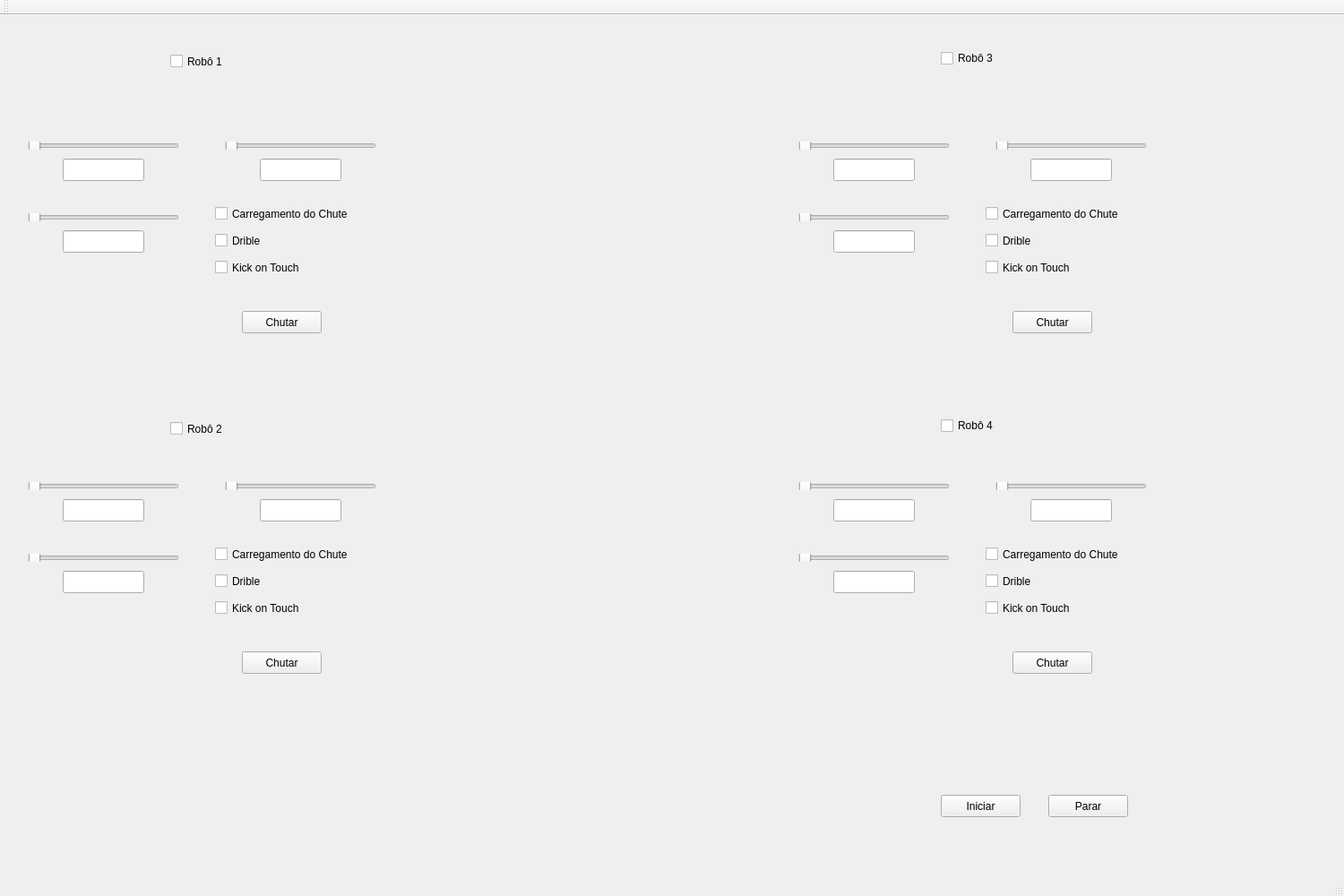
<?xml version="1.0" encoding="UTF-8"?>
<ui version="4.0">
 <class>Brennand</class>
 <widget class="QMainWindow" name="Brennand">
  <property name="geometry">
   <rect>
    <x>0</x>
    <y>0</y>
    <width>1500</width>
    <height>1000</height>
   </rect>
  </property>
  <property name="minimumSize">
   <size>
    <width>1500</width>
    <height>600</height>
   </size>
  </property>
  <property name="maximumSize">
   <size>
    <width>1500</width>
    <height>1000</height>
   </size>
  </property>
  <property name="baseSize">
   <size>
    <width>0</width>
    <height>0</height>
   </size>
  </property>
  <property name="windowTitle">
   <string>Brennand</string>
  </property>
  <widget class="QWidget" name="centralWidget">
   <widget class="QPushButton" name="iniciar_Button">
    <property name="enabled">
     <bool>true</bool>
    </property>
    <property name="geometry">
     <rect>
      <x>1050</x>
      <y>870</y>
      <width>89</width>
      <height>25</height>
     </rect>
    </property>
    <property name="text">
     <string>Iniciar</string>
    </property>
    <property name="checkable">
     <bool>false</bool>
    </property>
    <property name="checked">
     <bool>false</bool>
    </property>
   </widget>
   <widget class="QWidget" name="verticalLayoutWidget">
    <property name="geometry">
     <rect>
      <x>20</x>
      <y>130</y>
      <width>191</width>
      <height>31</height>
     </rect>
    </property>
    <layout class="QVBoxLayout" name="verticalLayout">
     <item>
      <widget class="QSlider" name="slider_motor1">
       <property name="orientation">
        <enum>Qt::Horizontal</enum>
       </property>
      </widget>
     </item>
    </layout>
   </widget>
   <widget class="QLineEdit" name="vel_Motor1">
    <property name="geometry">
     <rect>
      <x>70</x>
      <y>160</y>
      <width>91</width>
      <height>25</height>
     </rect>
    </property>
    <property name="readOnly">
     <bool>true</bool>
    </property>
   </widget>
   <widget class="QLineEdit" name="vel_Motor2">
    <property name="geometry">
     <rect>
      <x>70</x>
      <y>240</y>
      <width>91</width>
      <height>25</height>
     </rect>
    </property>
    <property name="readOnly">
     <bool>true</bool>
    </property>
   </widget>
   <widget class="QWidget" name="verticalLayoutWidget_2">
    <property name="geometry">
     <rect>
      <x>20</x>
      <y>210</y>
      <width>191</width>
      <height>31</height>
     </rect>
    </property>
    <layout class="QVBoxLayout" name="verticalLayout_2">
     <item>
      <widget class="QSlider" name="slider_motor2">
       <property name="maximum">
        <number>255</number>
       </property>
       <property name="singleStep">
        <number>5</number>
       </property>
       <property name="orientation">
        <enum>Qt::Horizontal</enum>
       </property>
      </widget>
     </item>
    </layout>
   </widget>
   <widget class="QLineEdit" name="vel_Motor3">
    <property name="geometry">
     <rect>
      <x>290</x>
      <y>160</y>
      <width>91</width>
      <height>25</height>
     </rect>
    </property>
    <property name="readOnly">
     <bool>true</bool>
    </property>
   </widget>
   <widget class="QWidget" name="verticalLayoutWidget_3">
    <property name="geometry">
     <rect>
      <x>240</x>
      <y>130</y>
      <width>191</width>
      <height>31</height>
     </rect>
    </property>
    <layout class="QVBoxLayout" name="verticalLayout_3">
     <item>
      <widget class="QSlider" name="slider_motor3">
       <property name="singleStep">
        <number>255</number>
       </property>
       <property name="orientation">
        <enum>Qt::Horizontal</enum>
       </property>
      </widget>
     </item>
    </layout>
   </widget>
   <widget class="QWidget" name="verticalLayoutWidget_4">
    <property name="geometry">
     <rect>
      <x>290</x>
      <y>110</y>
      <width>91</width>
      <height>21</height>
     </rect>
    </property>
    <layout class="QVBoxLayout" name="verticalLayout_4">
     <item>
      <widget class="QLabel" name="label">
       <property name="text">
        <string>Motor 3</string>
       </property>
       <property name="alignment">
        <set>Qt::AlignCenter</set>
       </property>
      </widget>
     </item>
    </layout>
   </widget>
   <widget class="QWidget" name="verticalLayoutWidget_5">
    <property name="geometry">
     <rect>
      <x>70</x>
      <y>190</y>
      <width>91</width>
      <height>21</height>
     </rect>
    </property>
    <layout class="QVBoxLayout" name="verticalLayout_6">
     <item>
      <widget class="QLabel" name="label_3">
       <property name="text">
        <string>Motor 2</string>
       </property>
       <property name="alignment">
        <set>Qt::AlignCenter</set>
       </property>
      </widget>
     </item>
    </layout>
   </widget>
   <widget class="QWidget" name="verticalLayoutWidget_6">
    <property name="geometry">
     <rect>
      <x>70</x>
      <y>110</y>
      <width>91</width>
      <height>21</height>
     </rect>
    </property>
    <layout class="QVBoxLayout" name="verticalLayout_7">
     <item>
      <widget class="QLabel" name="label_4">
       <property name="text">
        <string>Motor 1</string>
       </property>
       <property name="alignment">
        <set>Qt::AlignCenter</set>
       </property>
      </widget>
     </item>
    </layout>
   </widget>
   <widget class="QCheckBox" name="checkBox">
    <property name="geometry">
     <rect>
      <x>240</x>
      <y>210</y>
      <width>191</width>
      <height>23</height>
     </rect>
    </property>
    <property name="text">
     <string>Carregamento do Chute</string>
    </property>
   </widget>
   <widget class="QCheckBox" name="checkBox_2">
    <property name="geometry">
     <rect>
      <x>240</x>
      <y>240</y>
      <width>92</width>
      <height>23</height>
     </rect>
    </property>
    <property name="text">
     <string>Drible</string>
    </property>
   </widget>
   <widget class="QPushButton" name="kickButton">
    <property name="geometry">
     <rect>
      <x>270</x>
      <y>330</y>
      <width>89</width>
      <height>25</height>
     </rect>
    </property>
    <property name="text">
     <string>Chutar</string>
    </property>
   </widget>
   <widget class="QPushButton" name="parar_Button">
    <property name="enabled">
     <bool>true</bool>
    </property>
    <property name="geometry">
     <rect>
      <x>1170</x>
      <y>870</y>
      <width>89</width>
      <height>25</height>
     </rect>
    </property>
    <property name="text">
     <string>Parar</string>
    </property>
    <property name="checkable">
     <bool>false</bool>
    </property>
    <property name="checked">
     <bool>false</bool>
    </property>
   </widget>
   <widget class="QCheckBox" name="checkBox_3">
    <property name="geometry">
     <rect>
      <x>240</x>
      <y>270</y>
      <width>181</width>
      <height>23</height>
     </rect>
    </property>
    <property name="text">
     <string>Kick on Touch</string>
    </property>
   </widget>
   <widget class="QLabel" name="maraca_Logo">
    <property name="geometry">
     <rect>
      <x>60</x>
      <y>770</y>
      <width>211</width>
      <height>181</height>
     </rect>
    </property>
    <property name="text">
     <string/>
    </property>
    <property name="textFormat">
     <enum>Qt::PlainText</enum>
    </property>
    <property name="pixmap">
     <pixmap>maracaTeste.png</pixmap>
    </property>
    <property name="scaledContents">
     <bool>true</bool>
    </property>
    <property name="alignment">
     <set>Qt::AlignCenter</set>
    </property>
   </widget>
   <widget class="QCheckBox" name="checkBox_4">
    <property name="geometry">
     <rect>
      <x>1100</x>
      <y>210</y>
      <width>191</width>
      <height>23</height>
     </rect>
    </property>
    <property name="text">
     <string>Carregamento do Chute</string>
    </property>
   </widget>
   <widget class="QPushButton" name="kickButton_2">
    <property name="geometry">
     <rect>
      <x>1130</x>
      <y>330</y>
      <width>89</width>
      <height>25</height>
     </rect>
    </property>
    <property name="text">
     <string>Chutar</string>
    </property>
   </widget>
   <widget class="QLineEdit" name="vel_Motor3_2">
    <property name="geometry">
     <rect>
      <x>1150</x>
      <y>160</y>
      <width>91</width>
      <height>25</height>
     </rect>
    </property>
    <property name="readOnly">
     <bool>true</bool>
    </property>
   </widget>
   <widget class="QLineEdit" name="vel_Motor2_2">
    <property name="geometry">
     <rect>
      <x>930</x>
      <y>240</y>
      <width>91</width>
      <height>25</height>
     </rect>
    </property>
    <property name="readOnly">
     <bool>true</bool>
    </property>
   </widget>
   <widget class="QWidget" name="verticalLayoutWidget_7">
    <property name="geometry">
     <rect>
      <x>880</x>
      <y>130</y>
      <width>191</width>
      <height>31</height>
     </rect>
    </property>
    <layout class="QVBoxLayout" name="verticalLayout_8">
     <item>
      <widget class="QSlider" name="slider_motor1_3">
       <property name="orientation">
        <enum>Qt::Horizontal</enum>
       </property>
      </widget>
     </item>
    </layout>
   </widget>
   <widget class="QWidget" name="verticalLayoutWidget_8">
    <property name="geometry">
     <rect>
      <x>930</x>
      <y>190</y>
      <width>91</width>
      <height>21</height>
     </rect>
    </property>
    <layout class="QVBoxLayout" name="verticalLayout_9">
     <item>
      <widget class="QLabel" name="label_5">
       <property name="text">
        <string>Motor 2</string>
       </property>
       <property name="alignment">
        <set>Qt::AlignCenter</set>
       </property>
      </widget>
     </item>
    </layout>
   </widget>
   <widget class="QWidget" name="verticalLayoutWidget_9">
    <property name="geometry">
     <rect>
      <x>1100</x>
      <y>130</y>
      <width>191</width>
      <height>31</height>
     </rect>
    </property>
    <layout class="QVBoxLayout" name="verticalLayout_10">
     <item>
      <widget class="QSlider" name="slider_motor3_3">
       <property name="singleStep">
        <number>255</number>
       </property>
       <property name="orientation">
        <enum>Qt::Horizontal</enum>
       </property>
      </widget>
     </item>
    </layout>
   </widget>
   <widget class="QCheckBox" name="checkBox_5">
    <property name="geometry">
     <rect>
      <x>1100</x>
      <y>270</y>
      <width>181</width>
      <height>23</height>
     </rect>
    </property>
    <property name="text">
     <string>Kick on Touch</string>
    </property>
   </widget>
   <widget class="QWidget" name="verticalLayoutWidget_10">
    <property name="geometry">
     <rect>
      <x>880</x>
      <y>210</y>
      <width>191</width>
      <height>31</height>
     </rect>
    </property>
    <layout class="QVBoxLayout" name="verticalLayout_11">
     <item>
      <widget class="QSlider" name="slider_motor2_3">
       <property name="maximum">
        <number>255</number>
       </property>
       <property name="singleStep">
        <number>5</number>
       </property>
       <property name="orientation">
        <enum>Qt::Horizontal</enum>
       </property>
      </widget>
     </item>
    </layout>
   </widget>
   <widget class="QCheckBox" name="checkBox_6">
    <property name="geometry">
     <rect>
      <x>1100</x>
      <y>240</y>
      <width>92</width>
      <height>23</height>
     </rect>
    </property>
    <property name="text">
     <string>Drible</string>
    </property>
   </widget>
   <widget class="QWidget" name="verticalLayoutWidget_11">
    <property name="geometry">
     <rect>
      <x>1150</x>
      <y>110</y>
      <width>91</width>
      <height>21</height>
     </rect>
    </property>
    <layout class="QVBoxLayout" name="verticalLayout_12">
     <item>
      <widget class="QLabel" name="label_6">
       <property name="text">
        <string>Motor 3</string>
       </property>
       <property name="alignment">
        <set>Qt::AlignCenter</set>
       </property>
      </widget>
     </item>
    </layout>
   </widget>
   <widget class="QWidget" name="verticalLayoutWidget_12">
    <property name="geometry">
     <rect>
      <x>930</x>
      <y>110</y>
      <width>91</width>
      <height>21</height>
     </rect>
    </property>
    <layout class="QVBoxLayout" name="verticalLayout_13">
     <item>
      <widget class="QLabel" name="label_7">
       <property name="text">
        <string>Motor 1</string>
       </property>
       <property name="alignment">
        <set>Qt::AlignCenter</set>
       </property>
      </widget>
     </item>
    </layout>
   </widget>
   <widget class="QLineEdit" name="vel_Motor1_2">
    <property name="geometry">
     <rect>
      <x>930</x>
      <y>160</y>
      <width>91</width>
      <height>25</height>
     </rect>
    </property>
    <property name="readOnly">
     <bool>true</bool>
    </property>
   </widget>
   <widget class="QLineEdit" name="vel_Motor1_3">
    <property name="geometry">
     <rect>
      <x>930</x>
      <y>540</y>
      <width>91</width>
      <height>25</height>
     </rect>
    </property>
    <property name="readOnly">
     <bool>true</bool>
    </property>
   </widget>
   <widget class="QPushButton" name="kickButton_3">
    <property name="geometry">
     <rect>
      <x>270</x>
      <y>710</y>
      <width>89</width>
      <height>25</height>
     </rect>
    </property>
    <property name="text">
     <string>Chutar</string>
    </property>
   </widget>
   <widget class="QCheckBox" name="checkBox_7">
    <property name="geometry">
     <rect>
      <x>240</x>
      <y>590</y>
      <width>191</width>
      <height>23</height>
     </rect>
    </property>
    <property name="text">
     <string>Carregamento do Chute</string>
    </property>
   </widget>
   <widget class="QLineEdit" name="vel_Motor3_3">
    <property name="geometry">
     <rect>
      <x>290</x>
      <y>540</y>
      <width>91</width>
      <height>25</height>
     </rect>
    </property>
    <property name="readOnly">
     <bool>true</bool>
    </property>
   </widget>
   <widget class="QLineEdit" name="vel_Motor2_3">
    <property name="geometry">
     <rect>
      <x>70</x>
      <y>620</y>
      <width>91</width>
      <height>25</height>
     </rect>
    </property>
    <property name="readOnly">
     <bool>false</bool>
    </property>
   </widget>
   <widget class="QWidget" name="verticalLayoutWidget_13">
    <property name="geometry">
     <rect>
      <x>1100</x>
      <y>510</y>
      <width>191</width>
      <height>31</height>
     </rect>
    </property>
    <layout class="QVBoxLayout" name="verticalLayout_14">
     <item>
      <widget class="QSlider" name="slider_motor3_4">
       <property name="singleStep">
        <number>255</number>
       </property>
       <property name="orientation">
        <enum>Qt::Horizontal</enum>
       </property>
      </widget>
     </item>
    </layout>
   </widget>
   <widget class="QWidget" name="verticalLayoutWidget_14">
    <property name="geometry">
     <rect>
      <x>20</x>
      <y>510</y>
      <width>191</width>
      <height>31</height>
     </rect>
    </property>
    <layout class="QVBoxLayout" name="verticalLayout_15">
     <item>
      <widget class="QSlider" name="slider_motor1_2">
       <property name="orientation">
        <enum>Qt::Horizontal</enum>
       </property>
      </widget>
     </item>
    </layout>
   </widget>
   <widget class="QLineEdit" name="vel_Motor3_4">
    <property name="geometry">
     <rect>
      <x>1150</x>
      <y>540</y>
      <width>91</width>
      <height>25</height>
     </rect>
    </property>
    <property name="readOnly">
     <bool>true</bool>
    </property>
   </widget>
   <widget class="QCheckBox" name="checkBox_8">
    <property name="geometry">
     <rect>
      <x>1100</x>
      <y>650</y>
      <width>181</width>
      <height>23</height>
     </rect>
    </property>
    <property name="text">
     <string>Kick on Touch</string>
    </property>
   </widget>
   <widget class="QWidget" name="verticalLayoutWidget_15">
    <property name="geometry">
     <rect>
      <x>930</x>
      <y>490</y>
      <width>91</width>
      <height>21</height>
     </rect>
    </property>
    <layout class="QVBoxLayout" name="verticalLayout_16">
     <item>
      <widget class="QLabel" name="label_8">
       <property name="text">
        <string>Motor 1</string>
       </property>
       <property name="alignment">
        <set>Qt::AlignCenter</set>
       </property>
      </widget>
     </item>
    </layout>
   </widget>
   <widget class="QWidget" name="verticalLayoutWidget_16">
    <property name="geometry">
     <rect>
      <x>880</x>
      <y>510</y>
      <width>191</width>
      <height>31</height>
     </rect>
    </property>
    <layout class="QVBoxLayout" name="verticalLayout_17">
     <item>
      <widget class="QSlider" name="slider_motor1_4">
       <property name="orientation">
        <enum>Qt::Horizontal</enum>
       </property>
      </widget>
     </item>
    </layout>
   </widget>
   <widget class="QCheckBox" name="checkBox_9">
    <property name="geometry">
     <rect>
      <x>1100</x>
      <y>590</y>
      <width>191</width>
      <height>23</height>
     </rect>
    </property>
    <property name="text">
     <string>Carregamento do Chute</string>
    </property>
   </widget>
   <widget class="QWidget" name="verticalLayoutWidget_17">
    <property name="geometry">
     <rect>
      <x>70</x>
      <y>570</y>
      <width>91</width>
      <height>21</height>
     </rect>
    </property>
    <layout class="QVBoxLayout" name="verticalLayout_18">
     <item>
      <widget class="QLabel" name="label_9">
       <property name="text">
        <string>Motor 2</string>
       </property>
       <property name="alignment">
        <set>Qt::AlignCenter</set>
       </property>
      </widget>
     </item>
    </layout>
   </widget>
   <widget class="QWidget" name="verticalLayoutWidget_18">
    <property name="geometry">
     <rect>
      <x>930</x>
      <y>570</y>
      <width>91</width>
      <height>21</height>
     </rect>
    </property>
    <layout class="QVBoxLayout" name="verticalLayout_19">
     <item>
      <widget class="QLabel" name="label_10">
       <property name="text">
        <string>Motor 2</string>
       </property>
       <property name="alignment">
        <set>Qt::AlignCenter</set>
       </property>
      </widget>
     </item>
    </layout>
   </widget>
   <widget class="QWidget" name="verticalLayoutWidget_19">
    <property name="geometry">
     <rect>
      <x>240</x>
      <y>510</y>
      <width>191</width>
      <height>31</height>
     </rect>
    </property>
    <layout class="QVBoxLayout" name="verticalLayout_20">
     <item>
      <widget class="QSlider" name="slider_motor3_2">
       <property name="singleStep">
        <number>255</number>
       </property>
       <property name="orientation">
        <enum>Qt::Horizontal</enum>
       </property>
      </widget>
     </item>
    </layout>
   </widget>
   <widget class="QPushButton" name="kickButton_4">
    <property name="geometry">
     <rect>
      <x>1130</x>
      <y>710</y>
      <width>89</width>
      <height>25</height>
     </rect>
    </property>
    <property name="text">
     <string>Chutar</string>
    </property>
   </widget>
   <widget class="QCheckBox" name="checkBox_10">
    <property name="geometry">
     <rect>
      <x>1100</x>
      <y>620</y>
      <width>92</width>
      <height>23</height>
     </rect>
    </property>
    <property name="text">
     <string>Drible</string>
    </property>
   </widget>
   <widget class="QCheckBox" name="checkBox_11">
    <property name="geometry">
     <rect>
      <x>240</x>
      <y>650</y>
      <width>181</width>
      <height>23</height>
     </rect>
    </property>
    <property name="text">
     <string>Kick on Touch</string>
    </property>
   </widget>
   <widget class="QWidget" name="verticalLayoutWidget_20">
    <property name="geometry">
     <rect>
      <x>1150</x>
      <y>490</y>
      <width>91</width>
      <height>21</height>
     </rect>
    </property>
    <layout class="QVBoxLayout" name="verticalLayout_21">
     <item>
      <widget class="QLabel" name="label_11">
       <property name="text">
        <string>Motor 3</string>
       </property>
       <property name="alignment">
        <set>Qt::AlignCenter</set>
       </property>
      </widget>
     </item>
    </layout>
   </widget>
   <widget class="QWidget" name="verticalLayoutWidget_21">
    <property name="geometry">
     <rect>
      <x>880</x>
      <y>590</y>
      <width>191</width>
      <height>31</height>
     </rect>
    </property>
    <layout class="QVBoxLayout" name="verticalLayout_22">
     <item>
      <widget class="QSlider" name="slider_motor2_4">
       <property name="maximum">
        <number>255</number>
       </property>
       <property name="singleStep">
        <number>5</number>
       </property>
       <property name="orientation">
        <enum>Qt::Horizontal</enum>
       </property>
      </widget>
     </item>
    </layout>
   </widget>
   <widget class="QWidget" name="verticalLayoutWidget_22">
    <property name="geometry">
     <rect>
      <x>20</x>
      <y>590</y>
      <width>191</width>
      <height>31</height>
     </rect>
    </property>
    <layout class="QVBoxLayout" name="verticalLayout_23">
     <item>
      <widget class="QSlider" name="slider_motor2_2">
       <property name="maximum">
        <number>255</number>
       </property>
       <property name="singleStep">
        <number>5</number>
       </property>
       <property name="orientation">
        <enum>Qt::Horizontal</enum>
       </property>
      </widget>
     </item>
    </layout>
   </widget>
   <widget class="QCheckBox" name="checkBox_12">
    <property name="geometry">
     <rect>
      <x>240</x>
      <y>620</y>
      <width>92</width>
      <height>23</height>
     </rect>
    </property>
    <property name="text">
     <string>Drible</string>
    </property>
   </widget>
   <widget class="QWidget" name="verticalLayoutWidget_23">
    <property name="geometry">
     <rect>
      <x>290</x>
      <y>490</y>
      <width>91</width>
      <height>21</height>
     </rect>
    </property>
    <layout class="QVBoxLayout" name="verticalLayout_24">
     <item>
      <widget class="QLabel" name="label_12">
       <property name="text">
        <string>Motor 3</string>
       </property>
       <property name="alignment">
        <set>Qt::AlignCenter</set>
       </property>
      </widget>
     </item>
    </layout>
   </widget>
   <widget class="QLineEdit" name="vel_Motor2_4">
    <property name="geometry">
     <rect>
      <x>930</x>
      <y>620</y>
      <width>91</width>
      <height>25</height>
     </rect>
    </property>
    <property name="readOnly">
     <bool>true</bool>
    </property>
   </widget>
   <widget class="QWidget" name="verticalLayoutWidget_24">
    <property name="geometry">
     <rect>
      <x>70</x>
      <y>490</y>
      <width>91</width>
      <height>21</height>
     </rect>
    </property>
    <layout class="QVBoxLayout" name="verticalLayout_25">
     <item>
      <widget class="QLabel" name="label_13">
       <property name="text">
        <string>Motor 1</string>
       </property>
       <property name="alignment">
        <set>Qt::AlignCenter</set>
       </property>
      </widget>
     </item>
    </layout>
   </widget>
   <widget class="QLineEdit" name="vel_Motor1_4">
    <property name="geometry">
     <rect>
      <x>70</x>
      <y>540</y>
      <width>91</width>
      <height>25</height>
     </rect>
    </property>
    <property name="readOnly">
     <bool>true</bool>
    </property>
   </widget>
   <widget class="QCheckBox" name="checkBox_13">
    <property name="geometry">
     <rect>
      <x>190</x>
      <y>40</y>
      <width>92</width>
      <height>23</height>
     </rect>
    </property>
    <property name="text">
     <string>Robô 1</string>
    </property>
   </widget>
   <widget class="QCheckBox" name="checkBox_14">
    <property name="geometry">
     <rect>
      <x>190</x>
      <y>450</y>
      <width>92</width>
      <height>23</height>
     </rect>
    </property>
    <property name="text">
     <string>Robô 2</string>
    </property>
   </widget>
   <widget class="QCheckBox" name="checkBox_15">
    <property name="geometry">
     <rect>
      <x>1050</x>
      <y>40</y>
      <width>92</width>
      <height>16</height>
     </rect>
    </property>
    <property name="text">
     <string>Robô 3</string>
    </property>
   </widget>
   <widget class="QCheckBox" name="checkBox_16">
    <property name="geometry">
     <rect>
      <x>1050</x>
      <y>450</y>
      <width>92</width>
      <height>16</height>
     </rect>
    </property>
    <property name="text">
     <string>Robô 4</string>
    </property>
   </widget>
  </widget>
  <widget class="QMenuBar" name="menuBar">
   <property name="geometry">
    <rect>
     <x>0</x>
     <y>0</y>
     <width>1500</width>
     <height>22</height>
    </rect>
   </property>
  </widget>
  <widget class="QToolBar" name="mainToolBar">
   <attribute name="toolBarArea">
    <enum>TopToolBarArea</enum>
   </attribute>
   <attribute name="toolBarBreak">
    <bool>false</bool>
   </attribute>
  </widget>
  <widget class="QStatusBar" name="statusBar"/>
 </widget>
 <layoutdefault spacing="6" margin="11"/>
 <resources/>
 <connections/>
</ui>
